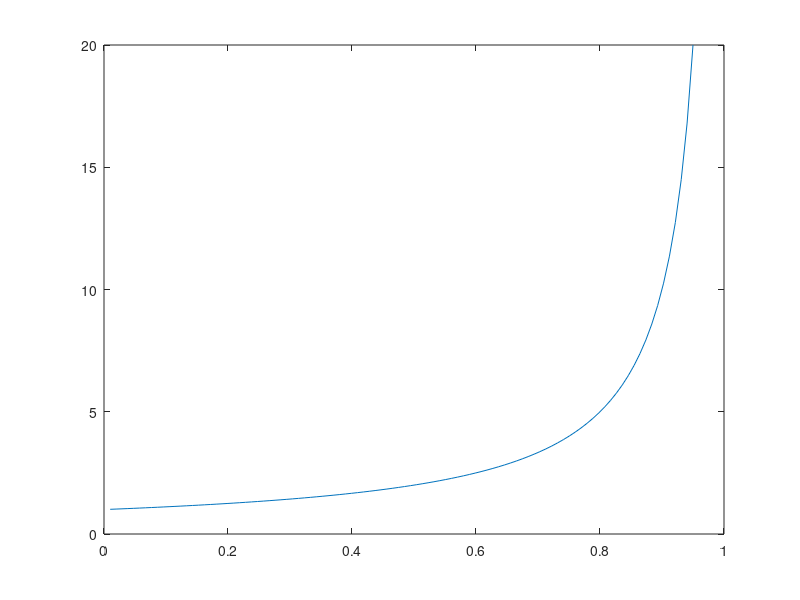

Here is the MATLAB script that generated this plot: (Note: this script raises an error after producing the figure.)
%% HW 3 Prob 2a M/M/1
% TO ANY READING THIS ON GITHUB: There are quite a few errors in this code
% as of now, I plan to correct them when I have some spare time.
clc;clear;
mu = 1;
numLambda = 100;
numTrials = 100;
T = 1e2;
lambda = linspace(0.01,0.95, numLambda);
meanDelay = zeros;
meanTrialDelay = zeros;

%% Theoretical Calculations M/M/1
expDelay = zeros();
for i = 1:numLambda
    expDelay(i) = inv(mu - lambda(i));
end
plot(lambda,expDelay)

%% Simulation M/M/1
for i = 1:numLambda
    meanDelay = zeros;
    for j = 1:numTrials
        A = 1e6;
        S = expRand(lambda(i));
        delayRS = 0;
        Q = zeros; %Array for holding Queue Delays
        qLen = 1;
        for t = 1:T
            %simulate interarrival times as A ~ EXP(lambda) and S ~ EXP(mu)
            if(A < S) %arrival case
                [Q, qLen, A, S] = markovianArrival(Q,qLen,t,lambda(i),mu,S);
            elseif(S < A) %service case
                [Q, qLen, S, delayRS] = markovianDeparture(Q,qLen,t,mu,delayRS);
            end
        end
    meanDelay(j) = delayRS/T;    
    end
    meanTrialDelay(i) = sum(meanDelay)/numTrials;
end

% Plot M/M/1
plot(lambda,expDelay)
hold on;
plot(lambda,meanTrialDelay,'x')
title("M/M/1 Simulation, \mu = 1, \lambda = (0,1), nPoints = 100, numTrials = 100")
xlabel("\lambda");
ylabel("Mean Delay");
hold off;

%% HW 3 Prob 2b M/D/1
clc;clear;
mu = 1;
numLambda = 100;
numTrials = 100;
lambda = linspace(0.01,0.95, numLambda);
meanDelay = zeros();
meanTrialDelay = zeros();

%% Simulation M/D/1
T = 1e2;
for i = 1:numLambda
    for j = 1:numTrials
        A = expRand(lambda(i));
        S = 1e9;
        delayRS = 0;
        Q = zeros; %Array for holding Queue Delays
        qLen = 1;
        for t = 1:T
            %simulate interarrival times as A ~ EXP(lambda) and S ~ EXP(mu)
            if(A < S) %arrival case
                [Q, qLen, A, S] = markovianArrival(Q,qLen,t,lambda(i),mu,S);
            elseif(S < A) %service case
                [Q, qLen, S, delayRS] = deterministicDeparture(Q,qLen,t,mu,delayRS);
            end
        end
    meanDelay(i,j) = delayRS/T;    
    end
    meanTrialDelay(i) = mean(meanDelay(i,:));
end

%Plot M/D/1
plot(lambda,meanTrialDelay,'x')
title("M/D/1 Simulation, \mu = 1, \lambda = (0,1), nPoints = 100, numTrials = 100")
xlabel("\lambda");
ylabel("Mean Delay");
hold off;
%% HW 3 Prob 2c M/G/1
clc;clear;
mu = 1;
numLambda = 100;
numTrials = 100;
lambda = linspace(0.01,0.95, numLambda);
meanDelay = zeros();
meanTrialDelay = zeros();
k = 1;

% Simulation M/G/1
T = 1e2;
for p = [0.1, 0.05, 0.01]
    for i = 1:numLambda
        for j = 1:numTrials
            A = expRand(lambda(i));
            S = 1e9;
            delayRS = 0;
            Q = zeros; %Array for holding Queue Delays
            qLen = 1;
            for t = 1:T
                %simulate interarrival times as A ~ EXP(lambda) and S ~ EXP(mu)
                if(A < S) %arrival case
                    [Q, qLen, A, S] = markovianArrival(Q,qLen,t,lambda(i),mu,S);
                elseif(S < A) %service case
                    [Q, qLen, S, delayRS] = generalDeparture(Q,qLen,t,p,delayRS);
                end
            end
            meanDelay(i,j) = delayRS/T;
            
        end
        meanTrialDelay(i,k) = sum(meanDelay(i,:))./numTrials;
    end
    k = k+1;
end

%Plot M/D/1
plot(lambda,meanTrialDelay(:,1),'x')
hold on
plot(lambda,meanTrialDelay(:,2),'x')
plot(lambda,meanTrialDelay(:,3),'x')
title("M/G/1 Simulation, \mu = 1, \lambda = (0,1), nPoints = 100, numTrials = 100")
xlabel("\lambda");
ylabel("Mean Delay");
hold off;

